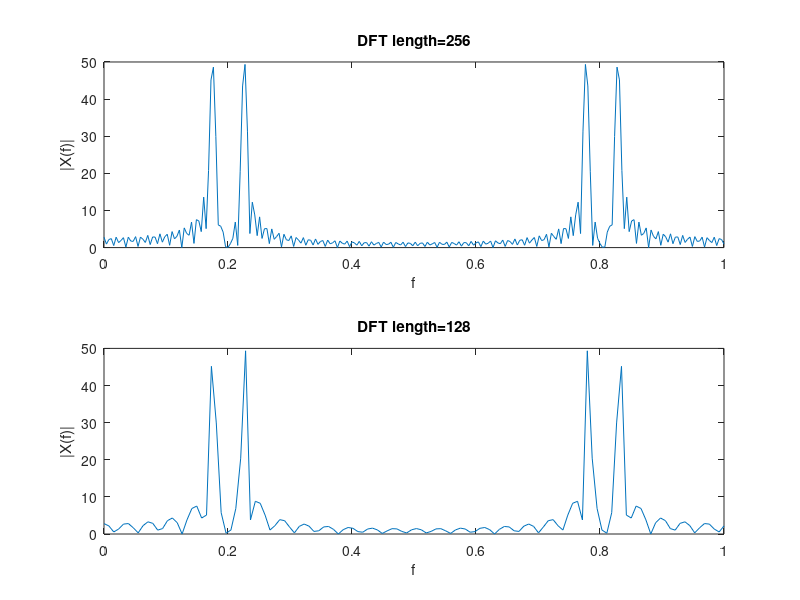

The MATLAB source for this figure:
n=0:99;

f1=7/40;
f2=9/40;

N1=256;
N2=128;

x=sin(2*pi*f1*n)+sin(2*pi*f2*n);

Y1=fft(x, N1);
Y2=fft(x, N2);

f1=linspace(0, 1, length(Y1));
f2=linspace(0, 1, length(Y2));

figure(4)
subplot(2, 1, 1);
plot(f1, abs(Y1));
title('DFT length=256');
xlabel('f');
ylabel('|X(f)|');

subplot(2,1,2);
plot(f2, abs(Y2));
title('DFT length=128');
xlabel('f');
ylabel('|X(f)|');